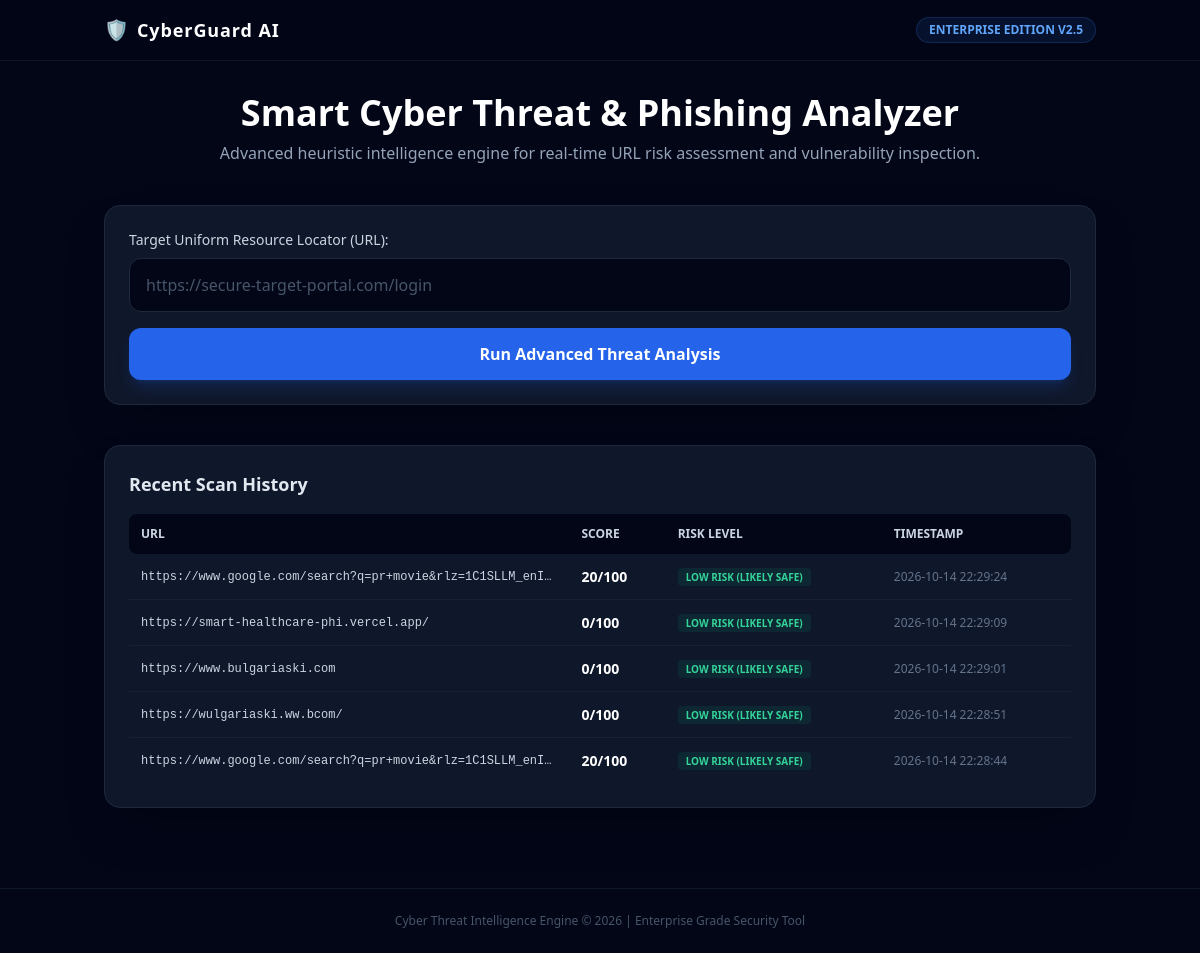
The page / on the database its author committed.
### tables this page shows
CREATE TABLE history (
            id INTEGER PRIMARY KEY AUTOINCREMENT,
            url TEXT,
            score INTEGER,
            risk TEXT,
            date TEXT
        );

### app.py (the view)
@app.route('/', methods=['GET', 'POST'])
def home():
    result = None
    if request.method == 'POST':
        url = request.form.get('url')
        if url:
            result = analyze_url(url)
    conn = sqlite3.connect('database.db')
    cursor = conn.cursor()
    cursor.execute("SELECT url, score, risk, date FROM history ORDER BY id DESC LIMIT 5")
    history = cursor.fetchall()
    conn.close()
    return render_template('index.html', result=result, history=history)

### templates/index.html (shortened to what this page needs)
{% extends "base.html" %}
{% block content %}
<div class="text-center mb-10">
    <h1 class="text-4xl font-extrabold text-white mb-2">Smart Cyber Threat & Phishing Analyzer</h1>
    <p class="text-slate-400">Advanced heuristic intelligence engine for real-time URL risk assessment and vulnerability inspection.</p>
</div>
<div class="bg-slate-900 p-6 rounded-2xl shadow-2xl border border-slate-800">
    <form method="POST" id="scanForm" class="space-y-4" onsubmit="showLoader()">
        <div>
            <label class="block text-sm font-medium text-slate-300 mb-2">Target Uniform Resource Locator (URL):</label>
            <input type="url" name="url" required placeholder="https://secure-target-portal.com/login"
                class="w-full px-4 py-3.5 bg-slate-950 border border-slate-800 rounded-xl focus:outline-none focus:border-blue-500 text-white placeholder-slate-600 transition">
        </div>
        <button type="submit" id="submitBtn" class="w-full bg-blue-600 hover:bg-blue-500 text-white font-semibold py-3.5 rounded-xl transition duration-200 shadow-lg shadow-blue-600/20 flex items-center justify-center space-x-2">
            <span>Run Advanced Threat Analysis</span>
        </button>
    </form>
</div>
{% if history %}
<div class="mt-10 bg-slate-900 p-6 rounded-2xl shadow-2xl border border-slate-800">
    <h3 class="text-lg font-bold text-slate-200 mb-4">Recent Scan History</h3>
    <div class="overflow-x-auto">
        <table class="w-full text-left text-sm text-slate-400">
            <thead class="bg-slate-950 text-slate-300 uppercase text-xs">
                <tr>
                    <th class="p-3 rounded-l-lg">URL</th>
                    <th class="p-3">Score</th>
                    <th class="p-3">Risk Level</th>
                    <th class="p-3 rounded-r-lg">Timestamp</th>
                </tr>
            </thead>
            <tbody class="divide-y divide-slate-800/60">
                {% for item in history %}
                <tr class="hover:bg-slate-950/50 transition">
                    <td class="p-3 font-mono text-xs text-slate-300 max-w-xs truncate">{{ item[0] }}</td>
                    <td class="p-3 font-bold text-white">{{ item[1] }}/100</td>
                    <td class="p-3">
                        <span class="px-2 py-0.5 rounded text-[10px] font-bold uppercase
                            {% if item[1] >= 60 %} bg-red-500/10 text-red-400
                            {% elif item[1] >= 30 %} bg-amber-500/10 text-amber-400
                            {% else %} bg-emerald-500/10 text-emerald-400 {% endif %}">
                            {{ item[2] }}
                        </span>
                    </td>
                    <td class="p-3 text-xs text-slate-500">{{ item[3] }}</td>
                </tr>
                {% endfor %}
            </tbody>
        </table>
    </div>
</div>
{% endif %}
{% endblock %}

### templates/base.html (shortened to what this page needs)
<!DOCTYPE html>
<html lang="en">
<head>
    <script src="https://cdn.tailwindcss.com"></script>
</head>
<body class="bg-slate-950 text-slate-100 min-h-screen flex flex-col justify-between font-sans selection:bg-blue-500 selection:text-white">
    <header class="border-b border-slate-900 bg-slate-950/80 backdrop-blur sticky top-0 z-50">
        <div class="container mx-auto px-4 py-4 max-w-5xl flex items-center justify-between">
            <div class="flex items-center space-x-2">
                <span class="text-xl">🛡️</span>
                <span class="font-bold tracking-wider text-white text-lg">CyberGuard AI</span>
            </div>
            <span class="text-xs bg-blue-500/10 text-blue-400 border border-blue-500/20 px-3 py-1 rounded-full font-semibold uppercase">
                Enterprise Edition v2.5
            </span>
        </div>
    </header>
    <main class="container mx-auto px-4 py-8 max-w-5xl flex-grow">
        {% block content %}{% endblock %}
    </main>
    <footer class="text-center py-6 text-slate-600 text-xs border-t border-slate-900 mt-12">
        Cyber Threat Intelligence Engine &copy; 2026 | Enterprise Grade Security Tool
    </footer>
</body>
</html>

### rows shown on the page
history: url "https://www.google.com/search?q=pr+movie&rlz=1C1SLLM_enI…", score "20", risk "LOW RISK (LIKELY SAFE)", date "2026-10-14 22:29:24"
history: url "https://smart-healthcare-phi.vercel.app/", score "0", risk "LOW RISK (LIKELY SAFE)", date "2026-10-14 22:29:09"
history: url "https://www.bulgariaski.com", score "0", risk "LOW RISK (LIKELY SAFE)", date "2026-10-14 22:29:01"
history: url "https://wulgariaski.ww.bcom/", score "0", risk "LOW RISK (LIKELY SAFE)", date "2026-10-14 22:28:51"
history: url "https://www.google.com/search?q=pr+movie&rlz=1C1SLLM_enI…", score "20", risk "LOW RISK (LIKELY SAFE)", date "2026-10-14 22:28:44"
